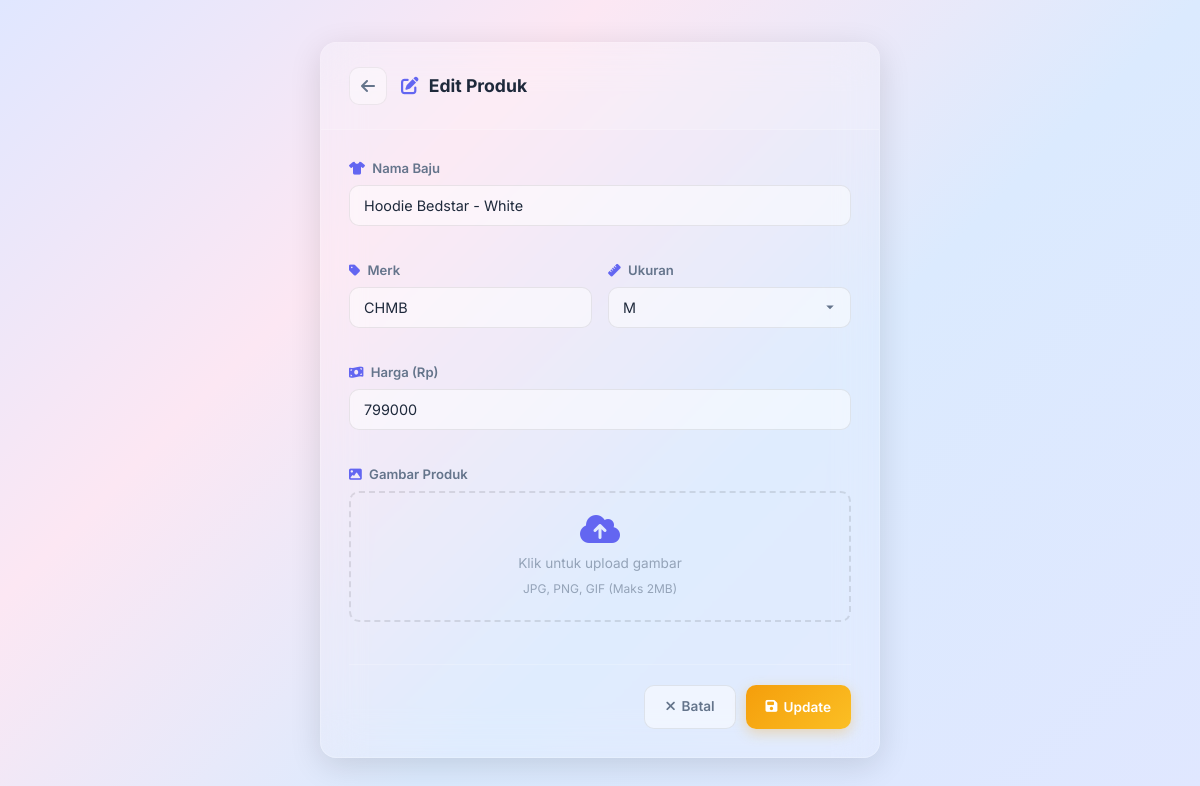
/produk/edit.php?id=6 (signed in), run on the app's committed database.
### tables this page shows
CREATE TABLE `produk` (
  `id` int NOT NULL,
  `nama_baju` varchar(200) NOT NULL,
  `merk` varchar(100) NOT NULL,
  `ukuran` varchar(100) NOT NULL,
  `harga` int NOT NULL,
  `gambar` varchar(255) DEFAULT NULL
);

### models/produk.php (called while the page is built, shortened)
<?php
class Produk {
    private $conn;
    public function __construct($db) {
        $this->conn = $db;
    }
    public function getById($id) {
        $stmt = $this->conn->prepare("SELECT * FROM produk WHERE id = ?");
        $stmt->bind_param("i", $id);
        $stmt->execute();
        $result = $stmt->get_result();
        return $result;
    }
}

### produk/edit.php (the view, shortened to what this page needs)
<?php
include '../models/produk.php';
$db = new Database();
$conn = $db->getConnection();
$produk = new Produk($conn);
$data = $produk->getById((int)$_GET['id']);
$row = $data->fetch_assoc();
?>
<!DOCTYPE html>
<html lang="id">
<head>
    <link rel="stylesheet" href="https://cdnjs.cloudflare.com/ajax/libs/font-awesome/6.5.1/css/all.min.css">
    <link rel="stylesheet" href="../assets/style.css">
</head>
<body class="form-page">
    <div class="form-container">
        <div class="glass-card form-card">
            <div class="form-header">
                <a href="index.php" class="back-link"><i class="fas fa-arrow-left"></i></a>
                <div>
                    <h1><i class="fas fa-edit"></i> Edit Produk</h1>
                </div>
            </div>
            <form action="update.php" method="POST" enctype="multipart/form-data" class="product-form">
                <div class="form-grid">
                    <div class="form-group full-width">
                        <label for="nama_baju"><i class="fas fa-tshirt"></i> Nama Baju</label>
                        <input type="text" id="nama_baju" name="nama_baju" value="<?php echo htmlspecialchars($row['nama_baju']); ?>" required>
                    </div>
                    <div class="form-group">
                        <label for="merk"><i class="fas fa-tag"></i> Merk</label>
                        <input type="text" id="merk" name="merk" value="<?php echo htmlspecialchars($row['merk']); ?>" required>
                    </div>
                    <div class="form-group">
                        <label for="ukuran"><i class="fas fa-ruler"></i> Ukuran</label>
                        <select id="ukuran" name="ukuran" required>
                            <?php foreach (['XS','S','M','L','XL','XXL','All Size'] as $s): ?>
                            <option value="<?php echo $s; ?>" <?php echo $row['ukuran']===$s?'selected':''; ?>><?php echo $s; ?></option>
                            <?php endforeach; ?>
                        </select>
                    </div>
                    <div class="form-group full-width">
                        <label for="harga"><i class="fas fa-money-bill-wave"></i> Harga (Rp)</label>
                        <input type="number" id="harga" name="harga" value="<?php echo $row['harga']; ?>" min="0" required>
                    </div>
                    <div class="form-group full-width">
                        <label for="gambar"><i class="fas fa-image"></i> Gambar Produk</label>
                        <div class="file-upload" id="dropZone">
                            <?php if ($row['gambar'] && file_exists("../uploads/".$row['gambar'])): ?>
                                <img id="preview" class="img-preview" src="../uploads/<?php echo htmlspecialchars($row['gambar']); ?>" alt="current">
                                <div class="file-upload-label" id="uploadLabel" style="display:none">
                                    <i class="fas fa-cloud-upload-alt"></i>
                                    <span>Klik untuk ganti gambar</span>
                                </div>
                            <?php else: ?>
                                <div class="file-upload-label" id="uploadLabel">
                                    <i class="fas fa-cloud-upload-alt"></i>
                                    <span>Klik untuk upload gambar</span>
                                    <small>JPG, PNG, GIF (Maks 2MB)</small>
                                </div>
                            <?php endif; ?>
                        </div>
                    </div>
                </div>
                <div class="form-actions">
                    <a href="index.php" class="btn btn-secondary"><i class="fas fa-times"></i> Batal</a>
                    <button type="submit" class="btn btn-warning"><i class="fas fa-save"></i> Update</button>
                </div>
            </form>
        </div>
    </div>
</body>
</html>

### assets/style.css (style rules this page uses)
:root { --glass-bg: rgba(255, 255, 255, 0.12); --glass-border: rgba(255, 255, 255, 0.2); --glass-blur: 20px; --glass-shadow: 0 8px 32px rgba(0, 0, 0, 0.12); --primary: #6366f1; --primary-soft: rgba(99, 102, 241, 0.15); --success: #10b981; --success-soft: rgba(16, 185, 129, 0.12); --warning: #f59e0b; --warning-soft: rgba(245, 158, 11, 0.12); --danger: #ef4444; --danger-soft: rgba(239, 68, 68, 0.12); --text: #1e293b; --text-secondary: #64748b; --text-muted: #94a3b8; --bg-gradient: linear-gradient(135deg, #e0e7ff 0%, #fce7f3 30%, #dbeafe 60%, #e0e7ff 100%); --radius: 16px; --radius-sm: 10px; --transition: all 0.3s ease; --sidebar-w: 240px; }
*, *::before, *::after { box-sizing: border-box; margin: 0; padding: 0; }
body { font-family: 'Inter', -apple-system, BlinkMacSystemFont, sans-serif; background: var(--bg-gradient); background-attachment: fixed; color: var(--text); line-height: 1.6; min-height: 100vh; -webkit-font-smoothing: antialiased; }
a { text-decoration: none; color: inherit; }
.glass-card, .glass-panel { background: var(--glass-bg); backdrop-filter: blur(var(--glass-blur)); -webkit-backdrop-filter: blur(var(--glass-blur)); border: 1px solid var(--glass-border); border-radius: var(--radius); box-shadow: var(--glass-shadow); }
.form-group { margin-bottom: 18px; }
.form-group label { display: block; font-size: 0.82rem; font-weight: 600; color: var(--text-secondary); margin-bottom: 6px; }
.form-group label i { margin-right: 4px; color: var(--primary); font-size: 0.8rem; }
.form-group input, .form-group select { width: 100%; padding: 11px 14px; background: rgba(255,255,255,0.5); border: 1px solid rgba(0,0,0,0.08); border-radius: var(--radius-sm); color: var(--text); font-size: 0.9rem; font-family: inherit; transition: var(--transition); outline: none; }
.form-group input::placeholder { color: var(--text-muted); }
.form-group select { appearance: none; background-repeat: no-repeat; background-position: right 14px center; padding-right: 36px; }
.file-upload { position: relative; border: 2px dashed rgba(0,0,0,0.1); border-radius: var(--radius-sm); overflow: hidden; cursor: pointer; transition: var(--transition); min-height: 120px; display: flex; align-items: center; justify-content: center; }
.file-upload-label { text-align: center; padding: 20px; color: var(--text-muted); }
.file-upload-label i { font-size: 2rem; display: block; margin-bottom: 8px; color: var(--primary); }
.file-upload-label span { display: block; font-size: 0.85rem; }
.file-upload-label small { font-size: 0.75rem; }
.btn { display: inline-flex; align-items: center; justify-content: center; gap: 6px; padding: 10px 20px; border: none; border-radius: var(--radius-sm); font-size: 0.85rem; font-weight: 600; font-family: inherit; cursor: pointer; transition: var(--transition); white-space: nowrap; }
.btn-secondary { background: rgba(255,255,255,0.5); color: var(--text-secondary); border: 1px solid rgba(0,0,0,0.08); }
.btn-warning { background: linear-gradient(135deg, var(--warning), #fbbf24); color: #fff; box-shadow: 0 4px 14px rgba(245,158,11,0.3); }
.form-page { display: flex; align-items: center; justify-content: center; min-height: 100vh; padding: 30px 20px; }
.form-container { width: 100%; max-width: 560px; }
.form-card { overflow: hidden; animation: fadeUp 0.4s ease; }
.form-header { display: flex; align-items: center; gap: 14px; padding: 24px 28px; background: rgba(255,255,255,0.1); border-bottom: 1px solid var(--glass-border); }
.back-link { width: 38px; height: 38px; display: flex; align-items: center; justify-content: center; background: rgba(255,255,255,0.4); border: 1px solid rgba(0,0,0,0.06); border-radius: var(--radius-sm); color: var(--text-secondary); transition: var(--transition); flex-shrink: 0; }
.form-header h1 { font-size: 1.1rem; font-weight: 700; }
.form-header h1 i { margin-right: 6px; color: var(--primary); }
.product-form { padding: 28px; }
.form-grid { display: grid; grid-template-columns: 1fr 1fr; gap: 16px; }
.form-grid .full-width { grid-column: 1 / -1; }
.form-actions { display: flex; justify-content: flex-end; gap: 10px; margin-top: 24px; padding-top: 20px; border-top: 1px solid var(--glass-border); }

### data on the page
produk: nama_baju "Hoodie Bedstar - White", merk "CHMB", ukuran "M", harga "799000"
